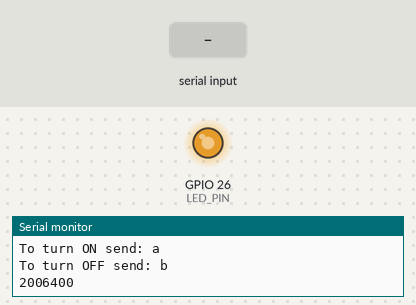
A sketch run on a simulated ESP32. Parts: output pins drawn as LEDs (lit = HIGH), the last lines printed to the serial monitor. The inputs (shaded band) are chosen by the test bench. Nothing arrives over Bluetooth unless stated.

Above: at 1.2 s.
1.3 s: "90,45\n" received over the second serial link
At 2.7 s:
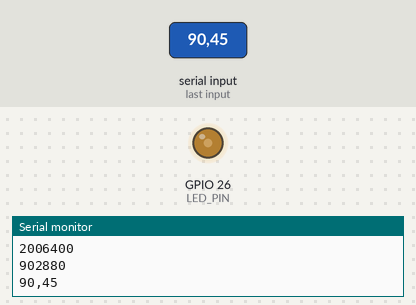
3.8 s: "30,150\n" received over the second serial link
At 5.8 s:
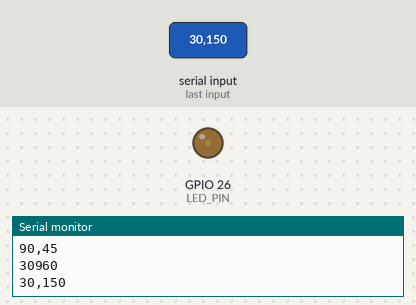
6.3 s: "90\n" received over the second serial link
At 7.7 s:
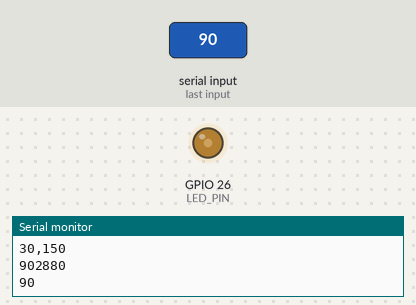
8.8 s: "200\n" received over the second serial link
At 10.8 s:
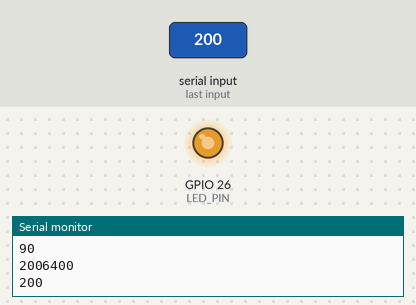
Timing chart, 0 to 12.3 s (numbered marks = the images above; inputs shaded):
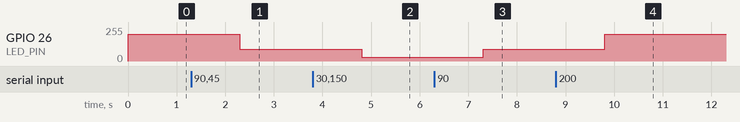

Measured:
- after the input at 1.3 s, GPIO 26 (LED_PIN): 199/255 → 90/255 after 1.0 s
- after the input at 3.8 s, GPIO 26 (LED_PIN): 90/255 → 30/255 after 1.0 s
- after the input at 6.3 s, GPIO 26 (LED_PIN): 30/255 → 90/255 after 1.0 s
- after the input at 8.8 s, GPIO 26 (LED_PIN): 90/255 → 199/255 after 1.0 s

The sketch:

blueLedLight.ino
```cpp
#include "BluetoothSerial.h"
#include "soc/soc.h"
#include "soc/rtc_cntl_reg.h"

#if !defined(CONFIG_BT_ENABLED) || !defined(CONFIG_BLUEDROID_ENABLED)
#error Bluetooth is not enabled! Please run `make menuconfig` to and enable it
#endif


// use first channel of 16 channels (started from zero)
#define LEDC_CHANNEL_0     0

// use 13 bit precission for LEDC timer
#define LEDC_TIMER_13_BIT  13

// use 5000 Hz as a LEDC base frequency
#define LEDC_BASE_FREQ     5000

// fade LED PIN (replace with LED_BUILTIN constant for built-in LED)
#define LED_PIN            26

BluetoothSerial SerialBT;
int received;// received value will be stored in this variable
char receivedChar;// received value will be stored as CHAR in this variable

const char turnON ='a';
const char turnOFF ='b';
const int LEDpin = 26;


// Arduino like analogWrite
// value has to be between 0 and valueMax
void ledcAnalogWrite(uint8_t channel, uint32_t value, uint32_t valueMax = 255) {
  // calculate duty, 8191 from 2 ^ 13 - 1
  Serial.print(value);
  uint32_t duty = (8191 / valueMax) * min(value, valueMax);
Serial.println(duty);
  // write duty to LEDC
  ledcWrite(channel, duty);
}

void setup() {
  WRITE_PERI_REG(RTC_CNTL_BROWN_OUT_REG, 0);
  Serial.begin(115200);
  SerialBT.begin("ESP32_Robojax"); //Bluetooth device name
  Serial.println("The device started, now you can pair it with bluetooth!");
  Serial.println("To turn ON send: a");//print on serial monitor
  Serial.println("To turn OFF send: b"); //print on serial monitor
  // Setup timer and attach timer to a led pin
  ledcSetup(LEDC_CHANNEL_0, LEDC_BASE_FREQ, LEDC_TIMER_13_BIT);
  ledcAttachPin(LED_PIN, LEDC_CHANNEL_0);
  ledcAnalogWrite(LEDC_CHANNEL_0, 200);
}

void loop() {
    //receivedChar =(char)SerialBT.read();
    String x = SerialBT.readString();
    x.trim();


//    if(x == "a"){
//      digitalWrite(LEDpin, HIGH);
//    }else if(x == "b"){
//      digitalWrite(LEDpin, LOW);
//    }
if(x && x[0]){

 ledcAnalogWrite(LEDC_CHANNEL_0, x.toInt());
  }

Serial.println(x);
//  if (Serial.available()) {
//    SerialBT.write(Serial.read());
//
//  }
//  if (SerialBT.available()) {
//
//    SerialBT.print("Received:");// write on BT app
//    SerialBT.println(receivedChar);// write on BT app
//    Serial.print ("Received:");//print on serial monitor
//    Serial.println(receivedChar);//print on serial monitor
//    //SerialBT.println(receivedChar);//print on the app
//    //SerialBT.write(receivedChar); //print on serial monitor
//    if(receivedChar == turnON)
//    {
//     SerialBT.println("LED ON:");// write on BT app
//     Serial.println("LED ON:");//write on serial monitor
//     digitalWrite(LEDpin, HIGH);// turn the LED ON
//
//    }else
//    {
//     SerialBT.println("LED OFF:");// write on BT app
//     Serial.println("LED OFF:");//write on serial monitor
//      digitalWrite(LEDpin, LOW);// turn the LED off
//    }
//
//
//
//  }
  delay(20);
}
```
